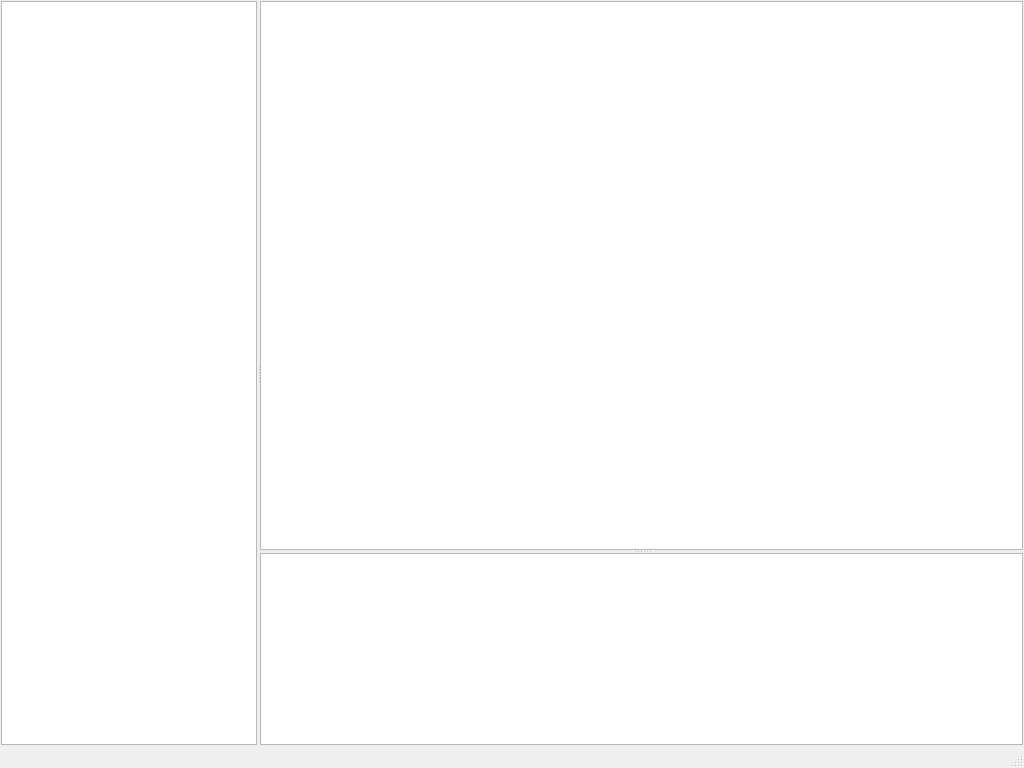
<?xml version="1.0" encoding="UTF-8"?>
<ui version="4.0">
 <class>MainWindow</class>
 <widget class="QMainWindow" name="MainWindow">
  <property name="geometry">
   <rect>
    <x>0</x>
    <y>0</y>
    <width>1024</width>
    <height>768</height>
   </rect>
  </property>
  <property name="sizePolicy">
   <sizepolicy hsizetype="Expanding" vsizetype="Expanding">
    <horstretch>0</horstretch>
    <verstretch>0</verstretch>
   </sizepolicy>
  </property>
  <property name="windowTitle">
   <string>MainWindow</string>
  </property>
  <widget class="QWidget" name="centralwidget">
   <property name="sizePolicy">
    <sizepolicy hsizetype="Expanding" vsizetype="Maximum">
     <horstretch>0</horstretch>
     <verstretch>0</verstretch>
    </sizepolicy>
   </property>
   <property name="layoutDirection">
    <enum>Qt::LeftToRight</enum>
   </property>
   <layout class="QGridLayout" name="gridLayout">
    <property name="leftMargin">
     <number>1</number>
    </property>
    <property name="topMargin">
     <number>1</number>
    </property>
    <property name="rightMargin">
     <number>1</number>
    </property>
    <property name="bottomMargin">
     <number>1</number>
    </property>
    <property name="spacing">
     <number>10</number>
    </property>
    <item row="0" column="0">
     <widget class="QSplitter" name="splitter">
      <property name="sizePolicy">
       <sizepolicy hsizetype="Expanding" vsizetype="Expanding">
        <horstretch>1</horstretch>
        <verstretch>0</verstretch>
       </sizepolicy>
      </property>
      <property name="frameShadow">
       <enum>QFrame::Raised</enum>
      </property>
      <property name="orientation">
       <enum>Qt::Horizontal</enum>
      </property>
      <property name="handleWidth">
       <number>3</number>
      </property>
      <property name="childrenCollapsible">
       <bool>false</bool>
      </property>
      <widget class="QTreeWidget" name="treeWidget">
       <property name="sizePolicy">
        <sizepolicy hsizetype="Minimum" vsizetype="Minimum">
         <horstretch>0</horstretch>
         <verstretch>0</verstretch>
        </sizepolicy>
       </property>
       <property name="minimumSize">
        <size>
         <width>200</width>
         <height>0</height>
        </size>
       </property>
       <property name="animated">
        <bool>true</bool>
       </property>
       <attribute name="headerVisible">
        <bool>false</bool>
       </attribute>
       <column>
        <property name="text">
         <string notr="true">1</string>
        </property>
       </column>
      </widget>
      <widget class="QWidget" name="widget" native="true">
       <property name="sizePolicy">
        <sizepolicy hsizetype="Expanding" vsizetype="Expanding">
         <horstretch>1</horstretch>
         <verstretch>0</verstretch>
        </sizepolicy>
       </property>
       <layout class="QVBoxLayout" name="verticalLayout" stretch="0">
        <property name="leftMargin">
         <number>0</number>
        </property>
        <property name="topMargin">
         <number>0</number>
        </property>
        <property name="rightMargin">
         <number>0</number>
        </property>
        <property name="bottomMargin">
         <number>0</number>
        </property>
        <item>
         <widget class="QSplitter" name="splitter_2">
          <property name="sizePolicy">
           <sizepolicy hsizetype="Expanding" vsizetype="Expanding">
            <horstretch>0</horstretch>
            <verstretch>0</verstretch>
           </sizepolicy>
          </property>
          <property name="orientation">
           <enum>Qt::Vertical</enum>
          </property>
          <property name="handleWidth">
           <number>3</number>
          </property>
          <widget class="QGraphicsView" name="graphicsView">
           <property name="sizePolicy">
            <sizepolicy hsizetype="Expanding" vsizetype="Expanding">
             <horstretch>0</horstretch>
             <verstretch>1</verstretch>
            </sizepolicy>
           </property>
          </widget>
          <widget class="QListWidget" name="listWidget"/>
         </widget>
        </item>
       </layout>
      </widget>
     </widget>
    </item>
   </layout>
  </widget>
  <widget class="QMenuBar" name="menubar">
   <property name="geometry">
    <rect>
     <x>0</x>
     <y>0</y>
     <width>1024</width>
     <height>21</height>
    </rect>
   </property>
  </widget>
  <widget class="QStatusBar" name="statusbar"/>
 </widget>
 <resources/>
 <connections/>
</ui>
